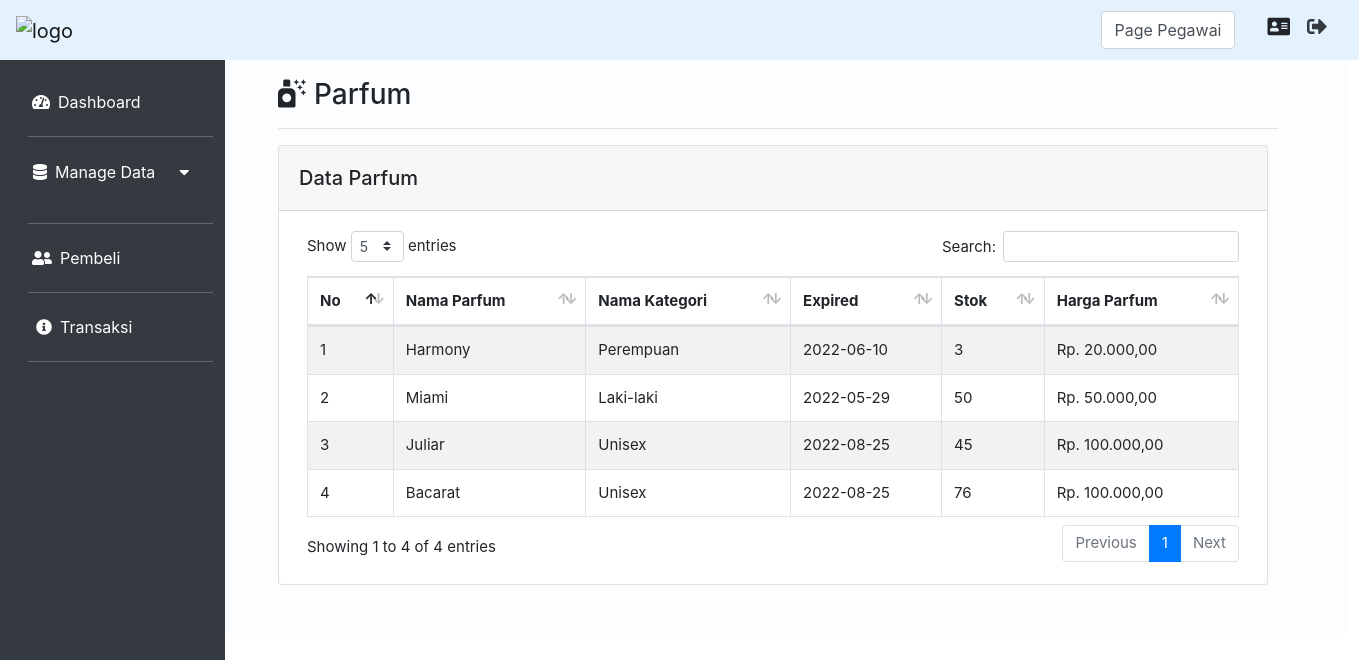
Page /index.php?page=Parfum&aksi=view (signed in) on the committed database.
### tables this page shows
CREATE TABLE `parfum` (
  `id_parfum` int(11) NOT NULL,
  `kategori_id` int(11) NOT NULL,
  `nama_parfum` varchar(20) NOT NULL,
  `expired_parfum` date NOT NULL,
  `harga_parfum` float NOT NULL,
  `stok` int(11) DEFAULT NULL
);

CREATE TABLE `kategori` (
  `id_kategori` int(11) NOT NULL,
  `gender` varchar(10) NOT NULL
);

### Controller/ParfumController.php (called while the page is built, shortened)
<?php
class ParfumController
{
    private $model;
    public function __construct()
    {
        $this->model = new ParfumModel();
    }
    public function index()
    {
        $data = $this->model->get();
        extract($data);
        require_once("View/Parfum/index.php");
    }
}

### koneksi.php (called while the page is built, shortened)
<?php
function koneksi()
{
    $db_host = "localhost";
    $db_user = "root";
    $db_password = "";
    $db_database = "db_TokoParfum";
    try {
        return new mysqli($db_host, $db_user, $db_password, $db_database);
    } catch (Exception $e) {
        echo "Terjadi Kesalahan koneksi database";
    }
}

### Model/ParfumModel.php (called while the page is built, shortened)
<?php
class ParfumModel
{
    public function get()
    {
        $sql = "SELECT id_parfum, nama_parfum, expired_parfum,
         gender as nama_kategori, stok, harga_parfum from parfum
         JOIN kategori ON parfum.kategori_id = kategori.id_kategori";
        $query = koneksi()->query($sql);
        $hasil = [];
        while ($data = $query->fetch_assoc()) {
            $hasil[] = $data;
        }
        return $hasil;
    }
}

### View/Parfum/index.php (the view, shortened to what this page needs)
<div class="col-md-10 p-5 pt-2">
    <h3><i class="fas fa-air-freshener mr-2 mt-3"></i>Parfum</h3>
    <hr class="garis">
    <div class="card">
        <div class="card-header">
            <div class="float-left mt-2">
                <h5>Data Parfum</h5>
            </div>
        </div>
        <div class="card-body ml-2 mr-2">
            <table id="example" class="table table-striped table-bordered" style="width:100%">
                <thead>
                    <tr>
                        <th scope="col">No</th>
                        <th scope="col">Nama Parfum</th>
                        <th scope="col">Nama Kategori</th>
                        <th scope="col">Expired</th>
                        <th scope="col">Stok</th>
                        <th scope="col">Harga Parfum</th>
                    </tr>
                </thead>
                <tbody>
                    <?php $no = 1;
                    foreach ($data as $row) : ?>
                        <tr>
                            <td scope="row"><?= $no ?></td>
                            <td><?= ucfirst($row['nama_parfum']) ?></td>
                            <td><?= ucfirst($row['nama_kategori']) ?></td>
                            <td><?= $row['expired_parfum'] ?></td>
                            <td><?= $row['stok'] ?></td>
                            <td>Rp. <?= number_format($row['harga_parfum'], 2, ',', '.') ?></td>
                        </tr>
                    <?php $no++;
                    endforeach; ?>
                </tbody>
            </table>
        </div>
    </div>
</div>

### assets/css/solid.css (style rules this page uses)
.fa, .fas { font-family: 'Font Awesome 5 Free'; font-weight: 900; }

### assets/css/allprogramview.css (style rules this page uses)
.card { width: 990px; }
.garis { width: 1000px; background-color: rgba(240, 248, 255, 0); }

### rows in the picture
parfum: nama_parfum "Harmony", kategori.gender "Perempuan", expired_parfum "2022-06-10", stok "3", harga_parfum "20.000,00"
parfum: nama_parfum "Miami", kategori.gender "Laki-laki", expired_parfum "2022-05-29", stok "50", harga_parfum "50.000,00"
parfum: nama_parfum "Juliar", kategori.gender "Unisex", expired_parfum "2022-08-25", stok "45", harga_parfum "100.000,00"
parfum: nama_parfum "Bacarat", kategori.gender "Unisex", expired_parfum "2022-08-25", stok "76", harga_parfum "100.000,00"

### other values in the picture
$_SESSION['role'] "Pegawai"
